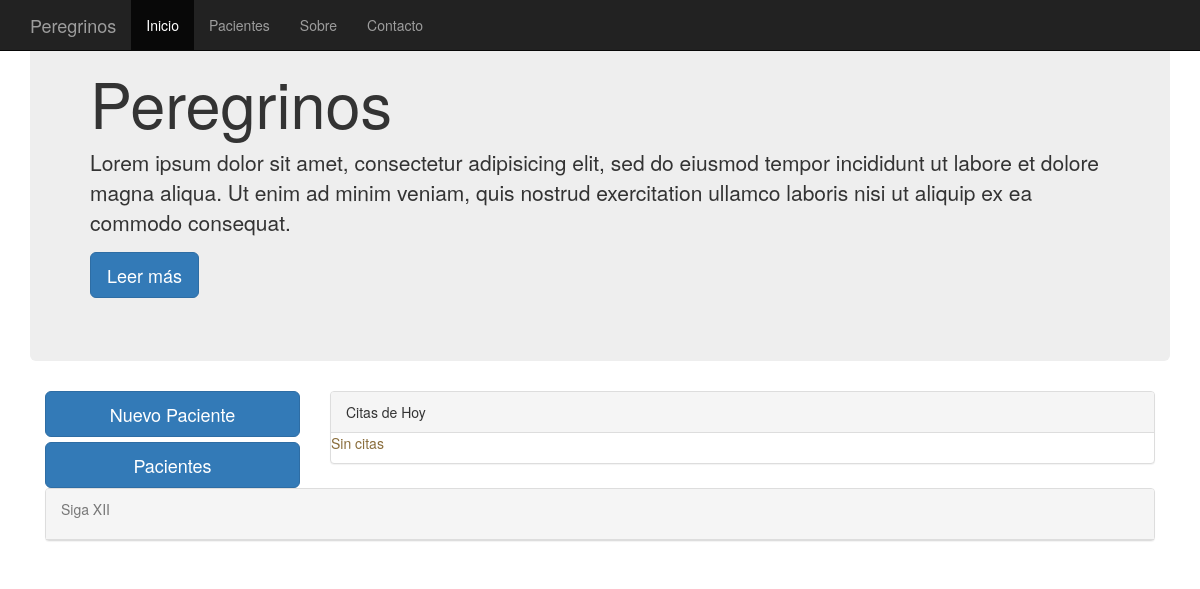
Before: /index/ with the older database file.
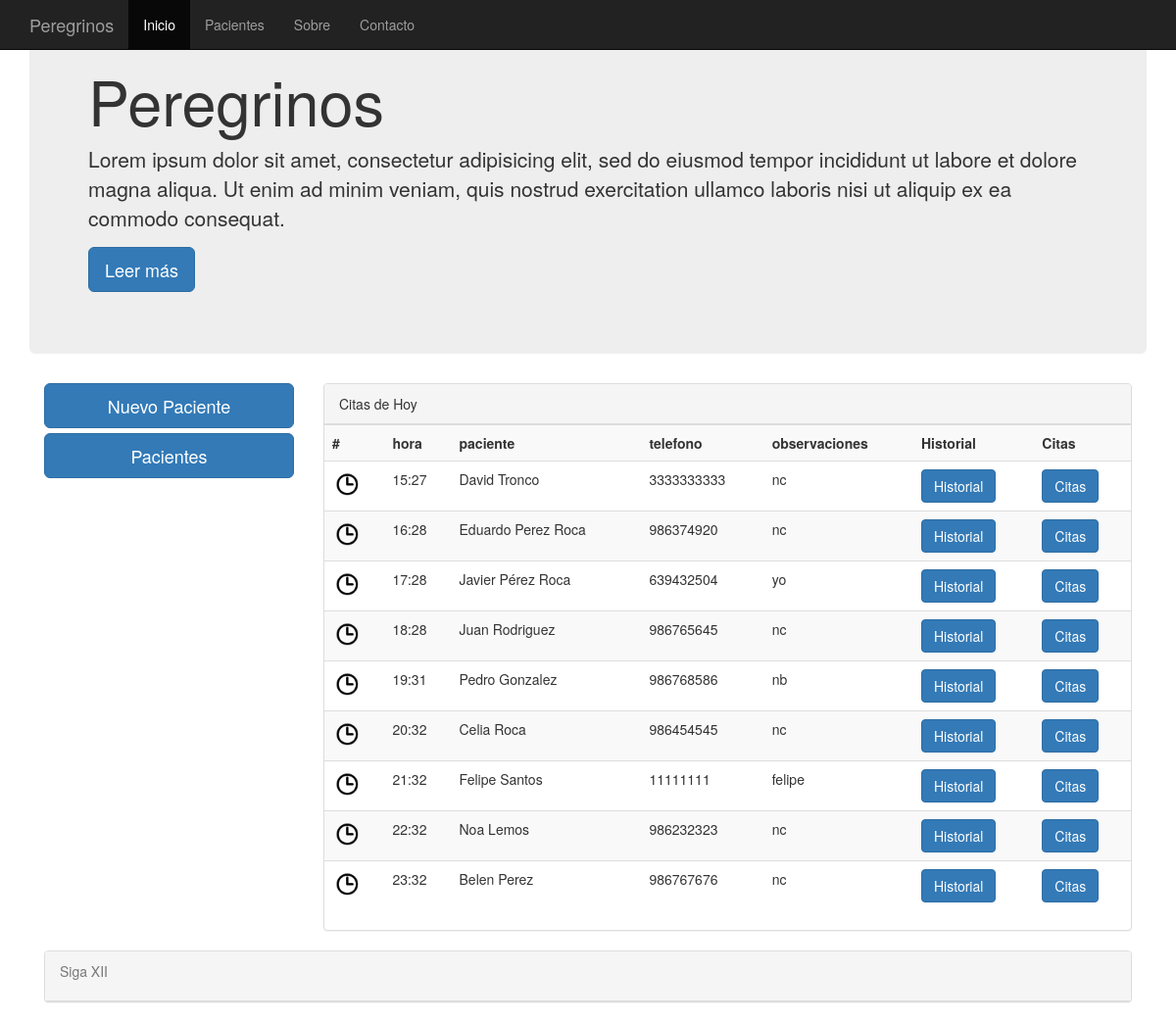
After: the same page with the newer database file.
### clinica/models.py (models this page shows, shortened)
class citas(models.Model):
    fecha = models.DateTimeField(default=datetime.now, blank=True)
    cliente = models.ForeignKey(clientes, default=None, null=True, blank=True)
    observaciones = models.TextField()

class clientes(models.Model):
    nombre = models.CharField(max_length=75)
    apellidos = models.CharField(max_length=75)
    telefono =  models.PositiveIntegerField(null=True, blank=True)
    telefono2 = models.PositiveIntegerField(null=True, blank=True)
    antiguedad = models.DateTimeField(default=datetime.now, blank=True)
    fotografia = models.ImageField(upload_to='imagenes', blank=True)
    def __unicode__(self):
    	return self.nombre

### clinica/views.py (the view)
# urls.py: url(r'^index/', 'clinica.views.index', name = 'index'),
def index(request):
	mytime = datetime.strptime('2359','%H%M').time()
	final_dia = datetime.combine(datetime.today(), mytime)
	las_citas = citas.objects.filter(fecha__gte = datetime.now(), fecha__lte = final_dia).order_by('fecha')
	context = {'las_citas': las_citas }
	return render(request, 'clinica/index.html', context)

### templates/clinica/index.html (shortened to what this page needs)
{% extends "base.html" %}
{%   load   staticfiles   %}
{% block titulo %} Peregrinos {% endblock %}
{% block content %}
<row>
	<div class="col-md-3">
		<a href="/paciente/agregar" class="btn btn-primary btn-lg btn-block">Nuevo Paciente</a>
		<a href="/pacientes" class="btn btn-primary btn-lg btn-block">Pacientes</a>
    </div>
    <div class="col-md-9" >
	    <div class="panel panel-default">
 		 	<div class="panel-heading">Citas de Hoy</div>
         <div if ="panel-body">
         	{% if las_citas %}
         		<table class="table table-striped">
                  <th>#</th>
                  <th>hora</th>
                  <th>paciente</th>
                  <th>telefono</th>
                  <th>observaciones</th>
                  <th>Historial</th>
                  <th>Citas</th>
                  {% for citas in las_citas %}
                  	<tr>
                  		<td><img src="/media/imagenes/clock.png" width="30" height="30"></td>
								<td>{{ citas.fecha | date:"H:i" }}</td>
								<td>{{ citas.cliente | capfirst }} {{ citas.cliente.apellidos | capfirst}}</td>
								<td>{{ citas.cliente.telefono }}</td>
								<td>{{ citas.observaciones }}</td>
                        <td><a href="#" class="btn btn-primary">Historial</a>
                    		<td><a href="#" class="btn btn-primary">Citas</a>
                     </tr>
                  {% endfor %}
                  </table>
				{% else %}
					<p class="text-warning">Sin citas</p>
				{% endif %}
         </div>
         </div>
       </div>
    </div>
{% endblock %}

Changed rows visible on the page:
added citas: fecha "15:27", cliente "David", cliente.apellidos "Tronco", cliente.telefono "3333333333", observaciones "nc"
added citas: fecha "16:28", cliente "Eduardo", cliente.apellidos "Perez Roca", cliente.telefono "986374920", observaciones "nc"
added citas: fecha "17:28", cliente "Javier", cliente.apellidos "Pérez Roca", cliente.telefono "639432504", observaciones "yo"
added citas: fecha "18:28", cliente "Juan", cliente.apellidos "Rodriguez", cliente.telefono "986765645", observaciones "nc"
added citas: fecha "19:31", cliente "Pedro", cliente.apellidos "Gonzalez", cliente.telefono "986768586", observaciones "nb"
added citas: fecha "20:32", cliente "Celia", cliente.apellidos "Roca", cliente.telefono "986454545", observaciones "nc"
added citas: fecha "21:32", cliente "Felipe", cliente.apellidos "Santos", cliente.telefono "11111111", observaciones "felipe"
added citas: fecha "22:32", cliente "Noa", cliente.apellidos "Lemos", cliente.telefono "986232323", observaciones "nc"
added citas: fecha "23:32", cliente "Belen", cliente.apellidos "Perez", cliente.telefono "986767676", observaciones "nc"
Other visible differences:
text no longer shown: "Sin citas"
text now shown: "# hora paciente telefono observaciones Historial Citas"
